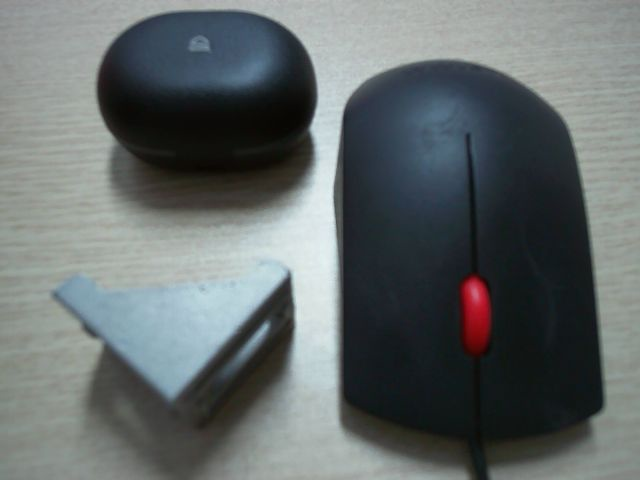
#> input picture Bai1/train/images/picture0.jpg, 640 x 480 px
$ python -i Bai3XLA.py   (imports and definitions only)
#> lines starting #> are read from the running program, lines starting #| are printed output that depends on the picture; after the words box and inside, x2 and y2 are one past the last pixel; in counts of white or black regions, pixels touching at a corner belong together
import cv2
import numpy as np

# [1 line not run here, left out]

def xacdinhkhoi(image):

    #CHUYEN VE DEN TRANG
    image_gray = cv2.cvtColor(image,cv2.COLOR_RGB2GRAY)
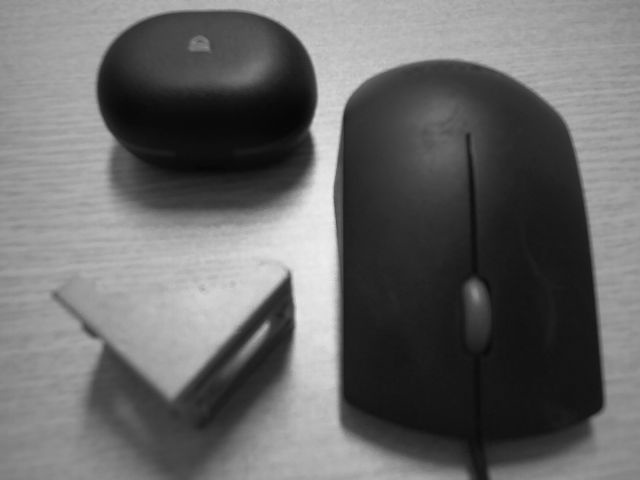
#> image_gray: shape (480, 640); min 6, max 237, mean 104.3
    # LAM MO DE GIAM NHIEU
    image_blurred = cv2.GaussianBlur(image_gray,(3,3),0)
    cv2.imshow("blur",image_blurred)
    # phat hien canh trong anh
    image_edges = cv2.Canny(image_blurred,30,100)
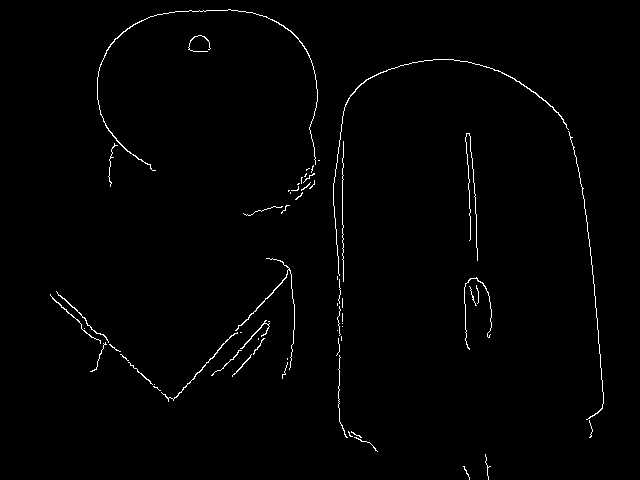
#> image_edges: shape (480, 640); 1.1% white in thin lines or dots, all inside (x1, y1, x2, y2) = (50, 9, 604, 480)
    cv2. imshow("edges",image_edges)
    #tim  cac diem duong vien
    contours,_ = cv2.findContours(image_edges, cv2.RETR_EXTERNAL, cv2.CHAIN_APPROX_SIMPLE)
#> contours = 63 contours, 56 with area under 20; largest, box (x1, y1, x2, y2) and area: (97, 9, 318, 171) 98, (333, 59, 569, 276) 79, (235, 258, 295, 370) 50, (161, 332, 238, 402) 47, (56, 291, 109, 343) 33, (240, 320, 270, 349) 30, (50, 294, 101, 344) 26

    #Duyet cac duong vien da tim duoc
    for contour in contours:
        #lay da giac ben  ngoai
        lenth = 0.04 * cv2.arcLength(contour, True)
        approx = cv2.approxPolyDP(contour,lenth,True)

        # lay so dinh cua da giac
        point = len(approx)


        #xac dinh hinh dua tren so dinh
        shape = "khong xac dinh"

        if point == 3:
            shape = "Tam giac"

        elif point == 4:
            (x,y,w,h) = cv2.boundingRect(contour)
            ratio = float(w) / h
            shape = "Hinh Vuong" if 0.95 <= ratio <= 1.05 else "Hinh chu nhat"
        elif point >= 8:
            shape = "Hinh Tron"

        #ve hinh doi tuong va hinh dang len anh goc
        cv2.drawContours(image, [contour],-1,(255,0,0),1)
        cv2.putText(image,shape,(approx[0][0][0],approx[0][0][1]-10),cv2.FONT_HERSHEY_SIMPLEX,0.4,(255,0,0),1)
#> this loop made 63 passes
#> (contour, lenth, approx, point, shape, x, y, w) on passes 48, 51: ([[298, 183], [297, 184], [298, 184], [299, 183]], 0.193, [[299, 183], [298, 183], [297, 184], [298, 184]], 4, 'Hinh chu nhat', 297, 183, 3), ([[301, 177], [301, 183], [301, 178], [302, 177]], 0.537, [[302, 177], [301, 177], [301, 183], [301, 178]], 4, 'Hinh chu nhat', 301, 177, 2)
#> (lenth, approx, point, shape, x, y, w, h) on passes 3, 6, 9, 17, 18, 23: (2.37, [[354, 437], [369, 442], [377, 451], [369, 442]], 4, 'Hinh chu nhat', 354, 437, 24, 15), (1.65, [[589, 420], [592, 429], [590, 437], [592, 429]], 4, 'Hinh chu nhat', 589, 420, 4, 18), (1.61, [[287, 362], [282, 378], [282, 375], [285, 374]], 4, 'Hinh chu nhat', 282, 362, 6, 17), (3.17, [[105, 342], [96, 368], [90, 371], [96, 369]], 4, 'Hinh chu nhat', 90, 342, 17, 30), (1.49, [[338, 338], [339, 351], [336, 355], [339, 351]], 4, 'Hinh chu nhat', 336, 338, 4, 18), (9.62, [[237, 332], [173, 399], [161, 392], [168, 401]], 4, 'Hinh chu nhat', 161, 332, 77, 70)
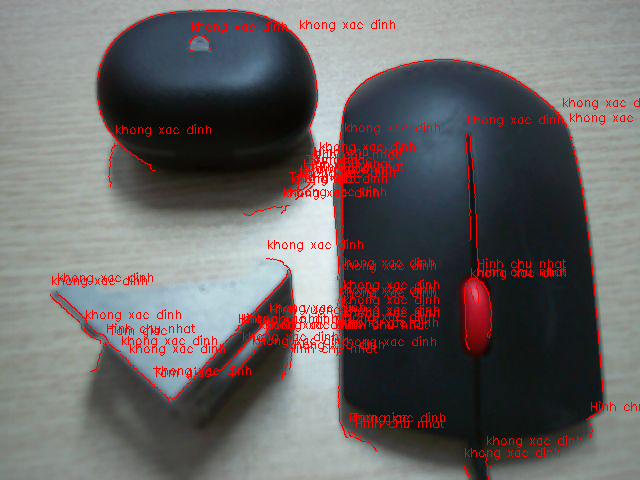
#> image: shape (480, 640, 3); mean R, G, B 107, 102, 102.2

i = 0
# [15 lines not run here, left out]

>>> import cv2
>>> picture = cv2.cvtColor(cv2.imread('../Bai1/train/images/picture0.jpg'), cv2.COLOR_BGR2RGB)
>>> result = xacdinhkhoi(picture)

$ run again, on Bai1/train/images/picture1.jpg
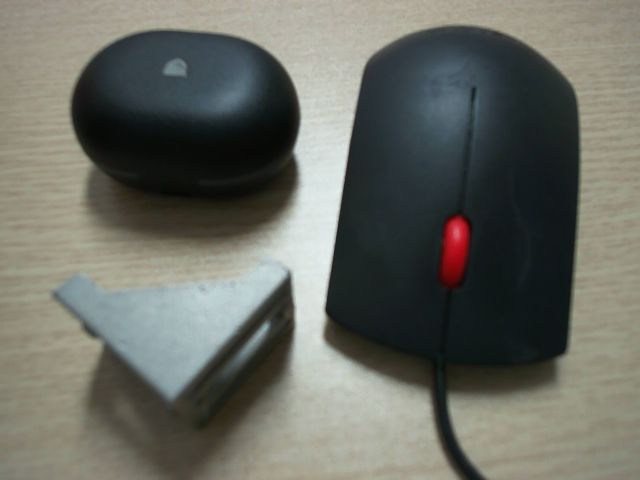
#> input picture Bai1/train/images/picture1.jpg, 640 x 480 px
#> in xacdinhkhoi, `image_edges = cv2.Canny(image_blurred,30,100)`:
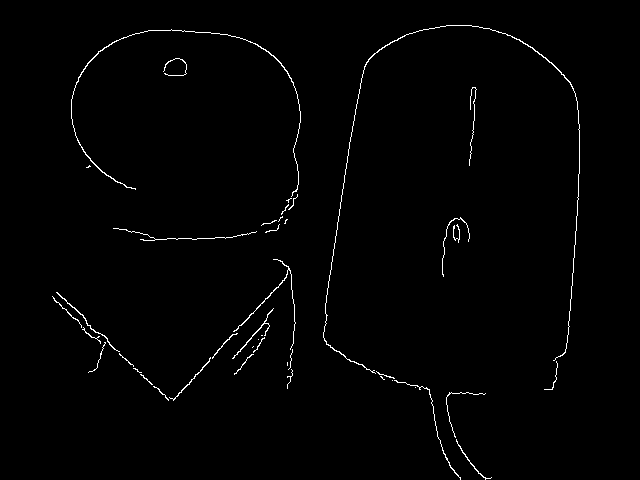
#> image_edges: shape (480, 640); 1.1% white in thin lines or dots, all inside (x1, y1, x2, y2) = (52, 25, 580, 480)
#> contours = 43 contours, 35 with area under 20; largest, box (x1, y1, x2, y2) and area: (71, 29, 301, 197) 112, (323, 25, 580, 374) 106, (233, 259, 296, 350) 46, (56, 292, 120, 352) 44, (232, 308, 274, 359) 39, (169, 357, 211, 401) 29, (456, 439, 492, 480) 26, (394, 380, 461, 480) 24
#> the loop in xacdinhkhoi, `for contour in contours:` made 43 passes
#> (lenth, approx, point, shape, x, y, w, h) on passes 1, 2, 5, 19: (4.72, [[456, 439], [478, 473], [490, 478], [478, 472]], 4, 'Hinh chu nhat', 456, 439, 36, 41), (7.16, [[485, 393], [449, 392], [455, 437], [446, 397]], 4, 'Hinh chu nhat', 446, 392, 40, 46), (11.68, [[394, 380], [429, 390], [460, 479], [429, 389]], 4, 'Hinh chu nhat', 394, 380, 67, 100), (3.27, [[105, 342], [97, 367], [88, 372], [97, 367]], 4, 'Hinh chu nhat', 88, 342, 18, 31)
#> after the loop in xacdinhkhoi, `for contour in contours:`:
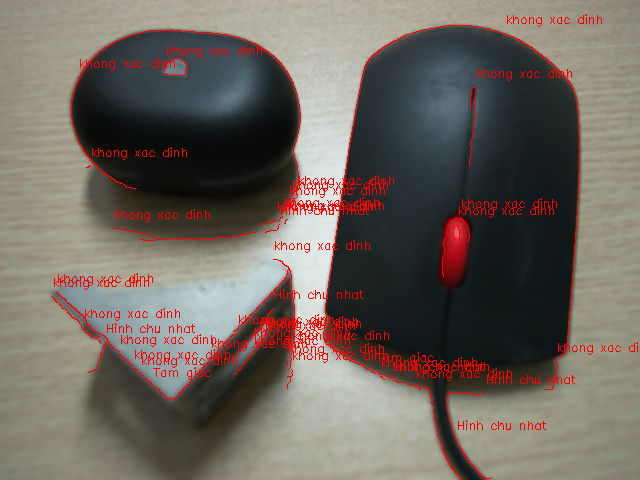
#> image: shape (480, 640, 3); mean R, G, B 111.2, 103.6, 95.9

$ run again, on Bai1/train/images/picture3.jpg
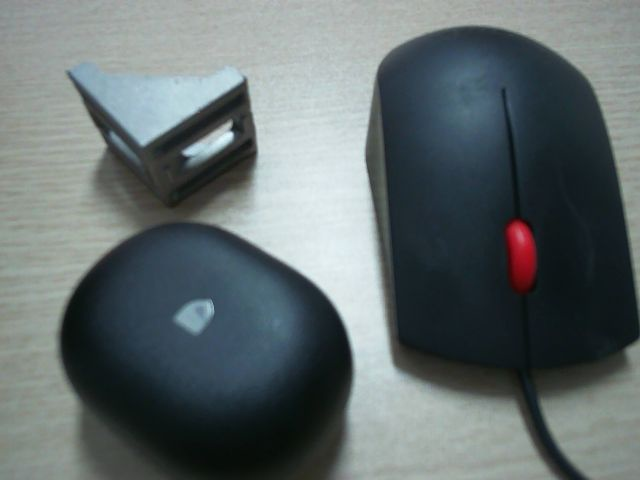
#> input picture Bai1/train/images/picture3.jpg, 640 x 480 px
#> in xacdinhkhoi, `image_edges = cv2.Canny(image_blurred,30,100)`:
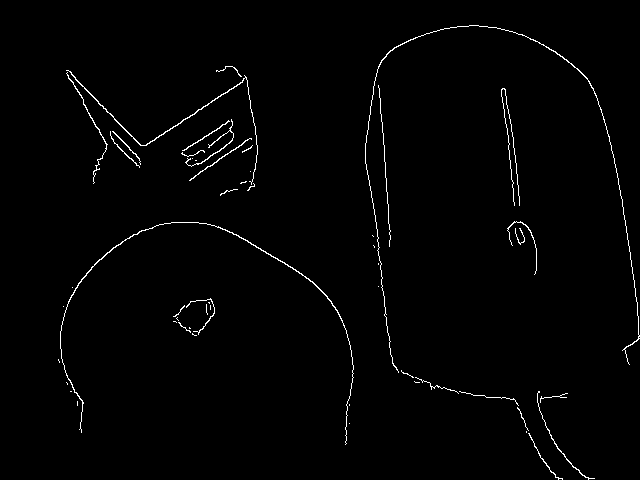
#> image_edges: shape (480, 640); 1.3% white in thin lines or dots, all inside (x1, y1, x2, y2) = (58, 25, 640, 480)
#> contours = 53 contours, 43 with area under 20; largest, box (x1, y1, x2, y2) and area: (60, 222, 354, 445) 160, (66, 70, 258, 185) 130, (365, 25, 640, 373) 90, (185, 119, 234, 167) 44, (66, 72, 108, 184) 44
#> the loop in xacdinhkhoi, `for contour in contours:` made 53 passes
#> (lenth, approx, point, shape, x, y, w, h) on passes 8, 11, 12, 19: (9.53, [[538, 391], [557, 448], [594, 478], [557, 447]], 4, 'Hinh chu nhat', 537, 391, 58, 89), (0.193, [[66, 382], [67, 383], [67, 384], [67, 383]], 4, 'Hinh chu nhat', 66, 382, 2, 3), (0.433, [[414, 381], [415, 382], [419, 382], [415, 382]], 4, 'Hinh chu nhat', 414, 381, 6, 2), (0.273, [[173, 321], [175, 321], [176, 322], [175, 321]], 4, 'Hinh chu nhat', 173, 321, 4, 2)
#> after the loop in xacdinhkhoi, `for contour in contours:`:
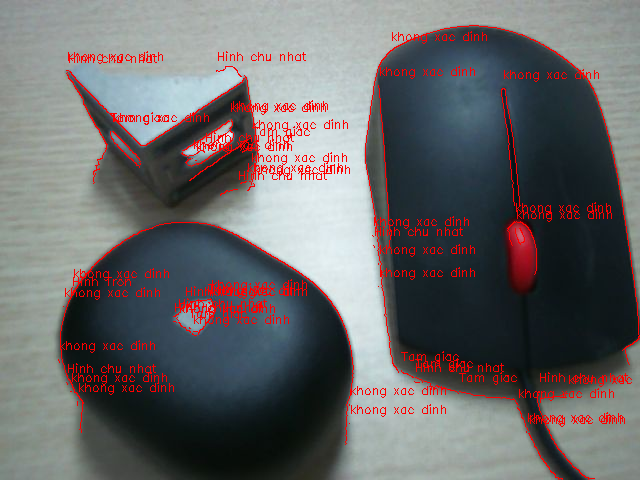
#> image: shape (480, 640, 3); mean R, G, B 105.4, 104, 105.1
